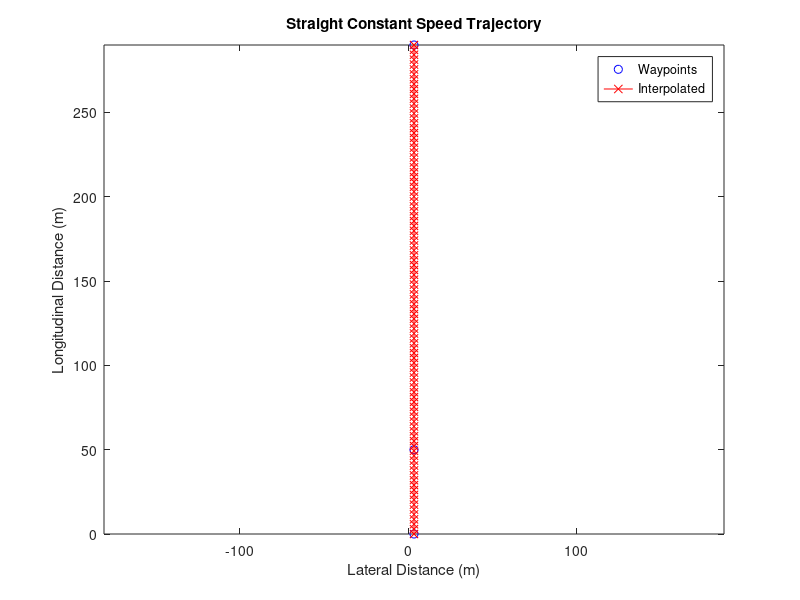
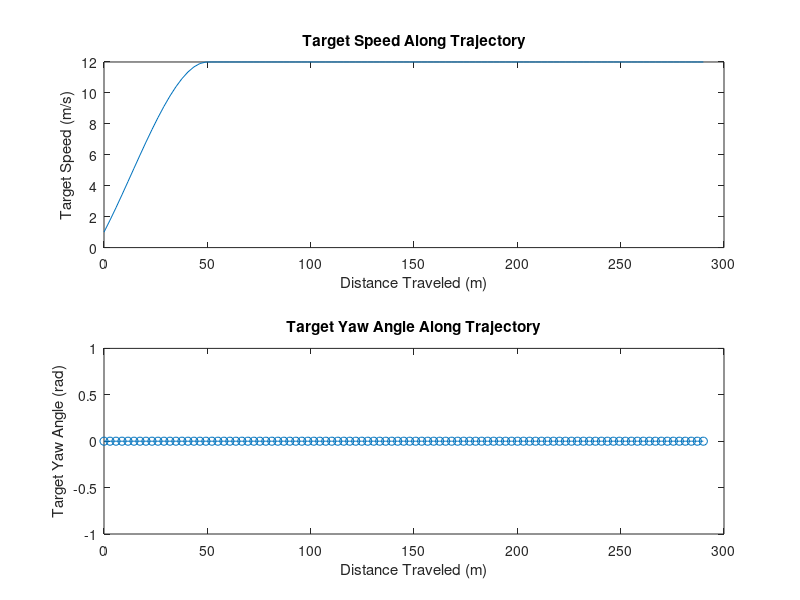

Source code (MATLAB) for these figures, in order:
function sm_car_trajectory_straight_constant_speed(varargin) 
% Function to construct straightline constant speed maneuver
%
% Optional arguments
%
% v_lc        Speed during lane change (m/s)
% x_testv     Distance when target speed is reached (m)
%
% Copyright 2018-2024 The MathWorks, Inc.

% Move to this folder as a new .mat file will be created
cd(fileparts(which(mfilename)))

% Default values if no arguments supplied
v_lc        = 12;    % Speed during lane change (m/s)
x_testv     = 50;    % Distance when target speed is reached (m)

% Parameters for trajectory
maneuver_lateral_offset    = -3.35; % m
gate0       = 0;     % Start 

if(nargin>=1)
    v_lc = varargin{1};
end
if(nargin>=2)
    x_testv = varargin{2};
end
if(nargin>=3)
    maneuver_lateral_offset = varargin{3};
end
if(nargin>=4)
    gate0 = varargin{4};
end

% Longitudinal gate locations (m)
gate7       = gate0+290;   % End

% Assemble waypoints
x_waypoints =  [gate0 gate0+x_testv gate7];
y_waypoints =  [0 0 0]+maneuver_lateral_offset;
vx_waypoints = [1 v_lc v_lc];

% Construct sample points
numpts = 100;
x_new  = [gate0:(gate7-gate0)/numpts:(gate7-(gate7-gate0)/numpts) gate7];

% Interpolate to get lateral distance and speed
y_new  = interp1(x_waypoints, y_waypoints,  x_new, 'pchip');
vx_new = interp1(x_waypoints, vx_waypoints, x_new, 'pchip');

% Plot waypoints and interpolated trajectory
fig_handle_name = 'h1_sm_car_straight_constant_speed';

handle_var = evalin('base',['who(''' fig_handle_name ''')']);
if(isempty(handle_var))
    evalin('base',[fig_handle_name ' = figure(''Name'', ''' fig_handle_name ''');']);
elseif ~isgraphics(evalin('base',handle_var{:}))
    evalin('base',[fig_handle_name ' = figure(''Name'', ''' fig_handle_name ''');']);
end
figure(evalin('base',fig_handle_name))
clf(evalin('base',fig_handle_name))

plot(-y_waypoints,x_waypoints,'bo');
hold on
plot(-y_new,x_new,'r-x')
hold off
xlabel('Lateral Distance (m)')
ylabel('Longitudinal Distance (m)');
title('Straight Constant Speed Trajectory');
legend({'Waypoints','Interpolated'},'Location','Best');
axis equal

% Calculate distance traveled
xTrajectory_new = [0 cumsum(sqrt((diff(x_new)).^2+diff(y_new).^2))];

fig_handle_name = 'h2_sm_car_straight_constant_speed';

handle_var = evalin('base',['who(''' fig_handle_name ''')']);
if(isempty(handle_var))
    evalin('base',[fig_handle_name ' = figure(''Name'', ''' fig_handle_name ''');']);
elseif ~isgraphics(evalin('base',handle_var{:}))
    evalin('base',[fig_handle_name ' = figure(''Name'', ''' fig_handle_name ''');']);
end
figure(evalin('base',fig_handle_name))
clf(evalin('base',fig_handle_name))
subplot(211)
plot(xTrajectory_new,vx_new)
xlabel('Distance Traveled (m)');
ylabel('Target Speed (m/s)');
title('Target Speed Along Trajectory');

% Calculate target yaw angle (rad)
yaw_interval = 2; % 10
aYaw_new = atan2(...
    y_new(yaw_interval+1:end)-y_new(1:end-yaw_interval),...
    x_new(yaw_interval+1:end)-x_new(1:end-yaw_interval));

aYaw_new = [repmat(aYaw_new(1),1,yaw_interval) aYaw_new];

subplot(212)
plot(xTrajectory_new,aYaw_new,'-o')
xlabel('Distance Traveled (m)');
ylabel('Target Yaw Angle (rad)');
title('Target Yaw Angle Along Trajectory');

% Assign parameters for trajectory definition
x.Value = x_new;
x.Units = 'm';
x.Comments = '';

y.Value = y_new;
y.Units = 'm';
y.Comments = '';

z.Value = y_new*0;
z.Units = 'm';
z.Comments = '';

xTrajectory.Value = xTrajectory_new;
xTrajectory.Units = 'm';
xTrajectory.Comments = 'Distance traveled';

vx.Value = vx_new;
vx.Units = 'm/s';
vx.Comments = 'Vehicle speed along direction of travel';

aYaw.Value = aYaw_new;
aYaw.Units = 'rad';
aYaw.Comments = 'Yaw Angle, non-wrapping';


spdstr = num2str(round(v_lc));
dststr = num2str(round(x_testv));

filename = ['Straight_Constant_Speed_trajectory_' spdstr '_' dststr];
save(filename,'x','y','z','vx','aYaw','xTrajectory'); 

